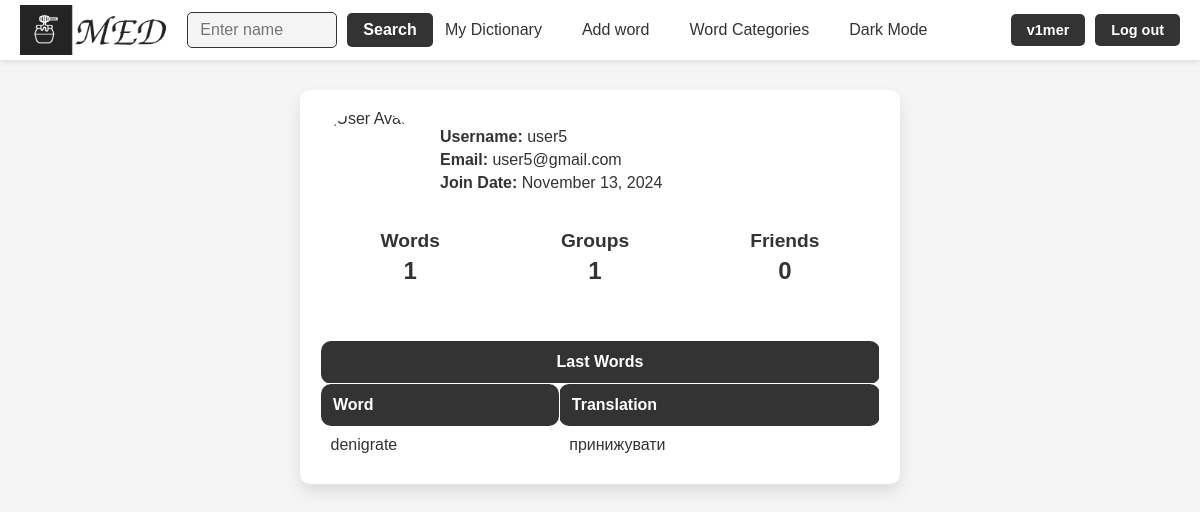
Page /profile/user5 (signed in) on the earlier database version.
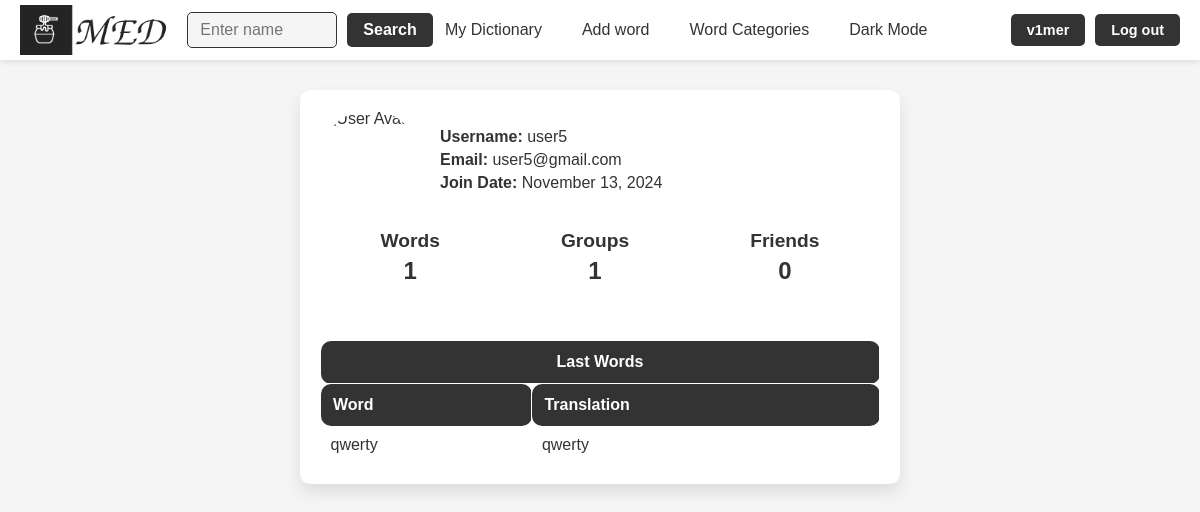
Same page on the later database version.
### med/models.py (models this page shows, shortened)
class Word(models.Model):
    word = models.CharField(max_length=100)
    translation = models.CharField(max_length=100)
    example = models.TextField(blank=True)
    time_create = models.DateTimeField(auto_now_add=True)
    time_update = models.DateTimeField(auto_now=True)
    user = models.ForeignKey(User, on_delete=models.CASCADE)
    is_favourite = models.BooleanField(default=False)
    class Meta:
        ordering = ['-time_create', 'word']
        indexes = [
            models.Index(fields=['-time_create'])
        ]

### med/views.py (the view)
# urls.py: path('profile/<slug:user_name>', views.ProfileView.as_view(), name='profile'),
@method_decorator(login_required, name='dispatch')
class ProfileView(View):
    def get(self, request, user_name, **kwargs):
        curent_loged_user_name = request.user.username
        profile_user = user_name
        if curent_loged_user_name == profile_user:
            user_profile, created = UserProfile.objects.get_or_create(user=request.user)
            if user_profile.what_type_show == 'fav':
                recent_words = Word.objects.filter(user=request.user, is_favourite=True)[:user_profile.words_num_in_prof]
            else:
                recent_words = Word.objects.filter(user=request.user)[:user_profile.words_num_in_prof]
            word_count = Word.objects.filter(user=request.user).count()
            group_count = WordGroup.objects.filter(user=request.user).count()
            return render(request, 'med/profile.html', {
                'user': request.user,
                'recent_words': recent_words,
                'word_count': word_count,
                'group_count': group_count,
                'is_favorite': True if user_profile.what_type_show == 'fav' else False,
                'user_profile': user_profile,
                'is_my_profile': True,
                'is_profile': True,
            })
        else:
            user = get_object_or_404(User, username=user_name)
            user_profile, created = UserProfile.objects.get_or_create(user=user)
            if user_profile.what_type_show == 'fav':
                recent_words = Word.objects.filter(user=user, is_favourite=True)[:user_profile.words_num_in_prof]
            else:
                recent_words = Word.objects.filter(user=user)[:user_profile.words_num_in_prof]
            word_count = Word.objects.filter(user=user).count()
            group_count = WordGroup.objects.filter(user=user).count()
            return render(request, 'med/profile.html', {
                'user': user,
                'logged_user': request.user,
                'recent_words': recent_words,
                'word_count': word_count,
                'group_count': group_count,
                'is_favorite': True if user_profile.what_type_show == 'fav' else False,
                'user_profile': user_profile,
                'is_my_profile': False,
                'is_profile': True,
            })

### med/models.py (called while the page is built)
    def get_avatar_url(self):
        if self.avatar:
            return self.avatar.url
        return '/static/med/img/base/default_avatar.png'

### med/templates/med/profile.html (shortened to what this page needs)
{% extends "base.html" %}
{% load static %}
{% block content %}
<div class="profile-container">
    <div class="profile-info">
        <img class="profile-avatar" src="{{ user_profile.get_avatar_url }}" alt="User Avatar">
        <div class="profile-details">
            <p><strong>Username:</strong> {{ user.username }}</p>
            <p><strong>Email:</strong> {{ user.email }}</p>
            <p><strong>Join Date:</strong> {{ user.date_joined|date:"F j, Y" }}</p>
        </div>
    </div>
    <div class="stats">
        <div class="stat-item">
            <a href="{% url 'words' user.username %}">
                <p><strong>Words</strong></p>
                <p>{{ word_count }}</p>
            </a>
        </div>
        <div class="stat-item">
            <a href="{% url 'groups' %}">
                <p><strong>Groups</strong></p>
                <p> {{ group_count }} </p>
            </a>
        </div>
        <div class="stat-item">
            <a href="#">
                <p><strong>Friends</strong></p>
                <p> 0 </p>
            </a>
        </div>
    </div>
    {% if recent_words %}
    <div class="last5words">
        <table class="word_table profile-words">
            <thead>
                <tr>
                    <th colspan="2" class="center-table">Last Words {% if is_favorite %} <img class="th_f profile_f" src="{% static 'med/img/base/f_dark.png' %}" alt="Favourite_img"> {% endif %}</th>
                </tr>
                <tr>
                    <th>Word</th>
                    <th>Translation</th>
                </tr>
            </thead>
            <tbody>
                {% for word in recent_words %}
                    <tr>
                        <td>{{ word.word }}</td>
                        <td>{{ word.translation }}</td>
                    </tr>
                {% endfor %}
            </tbody>
        </table>
    </div>
    {% endif %}
</div>
{% endblock %}

Differences in the rows shown:
removed Word: word "denigrate", translation "принижувати"
added Word: word "qwerty", translation "qwerty"
